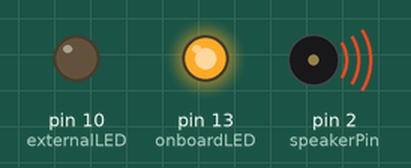
A sketch run on a simulated Arduino Uno, built with avr-gcc and run on an emulated ATmega328P. Parts: output pins drawn as LEDs (lit = HIGH), buzzer (waves = sounding, pin HIGH).

Above: at 0.1 s.
At 2.7 s:
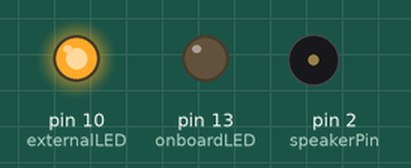
Timing chart, 0 to 3.0 s (numbered marks = the images above):
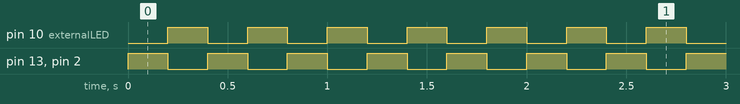

Measured:
- by itself, pin 10 (externalLED), pin 13 (onboardLED), pin 2 (speakerPin): alternates HIGH for 0.20 s and LOW for 0.20 s

The sketch:

Blink_4_3.ino
```cpp
/* University of Washington
* ECE 474, [June/25/2023]
*
* [Team Member Paria Naghavi]
*
* [Lab 1: Introduction to Arduino, Compilers and Development Environment (4.3)]
*
* Acknowledgments: [https://www.arduino.cc/en/Tutorial/BuiltInExamples/Blink]
*/
// Purpose: The speaker clicks when the the external and on-board LED change states alternatively
// Output pin definitions
const int onboardLED = 13; //The pin 13 corresponds to LED_BUILTIN. We could use that variable instead of 13
const int externalLED = 10; // Pin 10 is where the external LED is connected to the board
const int speakerPin = 2; // Pin 2 is where the speaker is connected to the board

// Timing variables
const int clickDuration = 200; // Duration of the speaker click
// const int clickDuration = 400; // Duration of the speaker click can be insreased so the transition is seen better

// the setup function runs once when you press reset or power the board
// Providing output variables
void setup() {
  pinMode(onboardLED, OUTPUT);
  pinMode(externalLED, OUTPUT);
  pinMode(speakerPin, OUTPUT);
}
// Loop to alternate the state of the on-board LED, the external LED,
// and producing click sounds with the speaker when the LEDs change state
void loop() {
  digitalWrite(onboardLED, HIGH); // Turn on the on-board LED
  digitalWrite(externalLED, LOW); // Turn off the external LED
  digitalWrite(speakerPin, HIGH); // Produce a click sound
  //Delays the program execution for the clickDuration variable.
  // This creates a delay for the click sound to be heard.
  delay(clickDuration);

  // The reversed set up for the LEDs and the speaker
  digitalWrite(onboardLED, LOW); // Turn off the on-board LED
  digitalWrite(externalLED, HIGH); // Turn on the external LED
  digitalWrite(speakerPin, LOW); // Produce a click sound

  delay(clickDuration); //This creates a delay between LED state changes.
}
```
